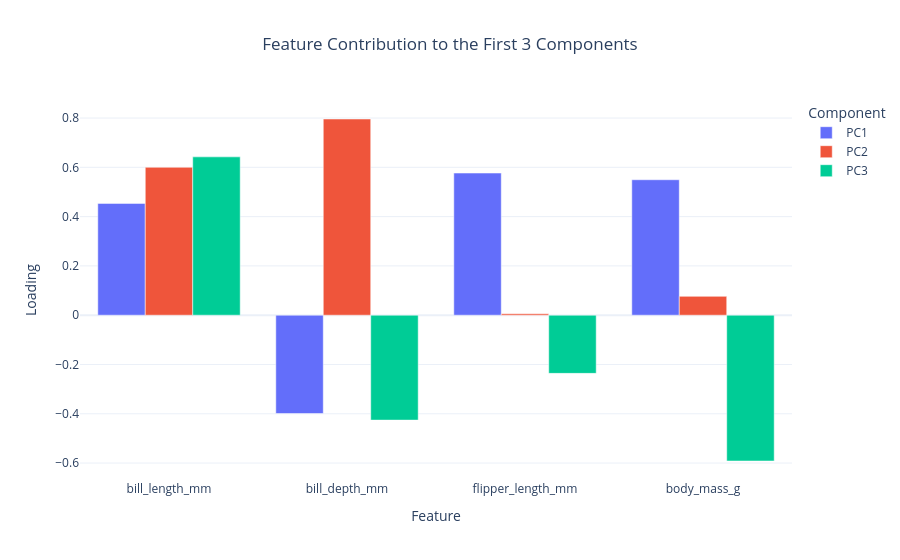

Notebook cell for this chart:
### Markdown cell above
### 7. Understanding PCA Loadings (Including PC3)

**Loadings** tell us which original measurements (bill, body mass, etc.) are most influential for each Principal Component. Let's see what the 3rd component actually captures.

### Code cell
loadings = pd.DataFrame(
    pca3.components_.T, index=ML_FEATURES, columns=["PC1", "PC2", "PC3"]
)

# Loadings bar chart
loadings_long = loadings.reset_index().melt(
    id_vars="index", var_name="Component", value_name="Loading"
)
fig_load = px.bar(
    loadings_long, x="index", y="Loading", color="Component",
    barmode="group", title="Feature Contribution to the First 3 Components"
)
fig_load.update_layout(template="plotly_white", title_x=0.5, xaxis_title="Feature")
fig_load.show()

# Print summary to be clear
print("Strongest driver for each component:")
print(f"PC1: {loadings['PC1'].abs().idxmax()} ({loadings['PC1'].abs().max():.2f})")
print(f"PC2: {loadings['PC2'].abs().idxmax()} ({loadings['PC2'].abs().max():.2f})")
print(f"PC3: {loadings['PC3'].abs().idxmax()} ({loadings['PC3'].abs().max():.2f})")

### Figure 1 — Plotly figure (JSON) as saved in the notebook; plotly's stock layout.template omitted (floating-point values rounded to 4 significant figures)
{"data": [{"alignmentgroup": "True", "hovertemplate": "Component=PC1<br>index=%{x}<br>Loading=%{y}<extra></extra>", "legendgroup": "PC1", "marker": {"color": "#636efa", "pattern": {"shape": ""}}, "name": "PC1", "offsetgroup": "PC1", "orientation": "v", "showlegend": true, "textposition": "auto", "type": "bar", "x": ["bill_length_mm", "bill_depth_mm", "flipper_length_mm", "body_mass_g"], "xaxis": "x", "y": [0.4538, -0.399, 0.5768, 0.5497], "yaxis": "y"}, {"alignmentgroup": "True", "hovertemplate": "Component=PC2<br>index=%{x}<br>Loading=%{y}<extra></extra>", "legendgroup": "PC2", "marker": {"color": "#EF553B", "pattern": {"shape": ""}}, "name": "PC2", "offsetgroup": "PC2", "orientation": "v", "showlegend": true, "textposition": "auto", "type": "bar", "x": ["bill_length_mm", "bill_depth_mm", "flipper_length_mm", "body_mass_g"], "xaxis": "x", "y": [0.6002, 0.7962, 0.005788, 0.07646], "yaxis": "y"}, {"alignmentgroup": "True", "hovertemplate": "Component=PC3<br>index=%{x}<br>Loading=%{y}<extra></extra>", "legendgroup": "PC3", "marker": {"color": "#00cc96", "pattern": {"shape": ""}}, "name": "PC3", "offsetgroup": "PC3", "orientation": "v", "showlegend": true, "textposition": "auto", "type": "bar", "x": ["bill_length_mm", "bill_depth_mm", "flipper_length_mm", "body_mass_g"], "xaxis": "x", "y": [0.6425, -0.4258, -0.2361, -0.5917], "yaxis": "y"}], "layout": {"barmode": "group", "legend": {"title": {"text": "Component"}, "tracegroupgap": 0}, "title": {"text": "Feature Contribution to the First 3 Components", "x": 0.5}, "xaxis": {"anchor": "y", "domain": [0, 1], "title": {"text": "Feature"}}, "yaxis": {"anchor": "x", "domain": [0, 1], "title": {"text": "Loading"}}}}
